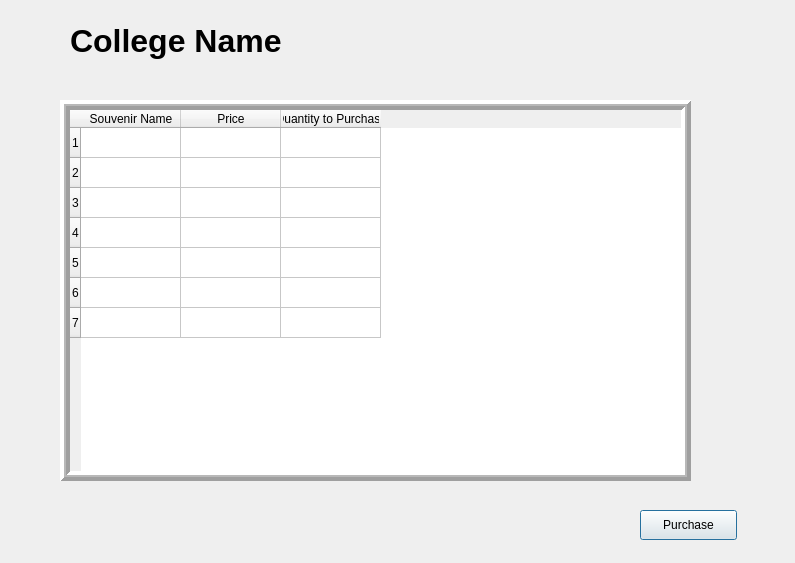
<?xml version="1.0" encoding="UTF-8"?>
<ui version="4.0">
 <class>VisitCollegeWindow</class>
 <widget class="QDialog" name="VisitCollegeWindow">
  <property name="geometry">
   <rect>
    <x>0</x>
    <y>0</y>
    <width>795</width>
    <height>563</height>
   </rect>
  </property>
  <property name="windowTitle">
   <string>Dialog</string>
  </property>
  <widget class="QLabel" name="collegeNameLabel">
   <property name="geometry">
    <rect>
     <x>70</x>
     <y>10</y>
     <width>721</width>
     <height>61</height>
    </rect>
   </property>
   <property name="font">
    <font>
     <pointsize>24</pointsize>
     <bold>true</bold>
    </font>
   </property>
   <property name="text">
    <string>College Name</string>
   </property>
  </widget>
  <widget class="QTableWidget" name="souvenirAndPriceTable">
   <property name="geometry">
    <rect>
     <x>60</x>
     <y>100</y>
     <width>631</width>
     <height>381</height>
    </rect>
   </property>
   <property name="frameShape">
    <enum>QFrame::Box</enum>
   </property>
   <property name="frameShadow">
    <enum>QFrame::Raised</enum>
   </property>
   <property name="lineWidth">
    <number>4</number>
   </property>
   <property name="midLineWidth">
    <number>2</number>
   </property>
   <property name="rowCount">
    <number>7</number>
   </property>
   <property name="columnCount">
    <number>3</number>
   </property>
   <row/>
   <row/>
   <row/>
   <row/>
   <row/>
   <row/>
   <row/>
   <column>
    <property name="text">
     <string>Souvenir Name</string>
    </property>
   </column>
   <column>
    <property name="text">
     <string>Price</string>
    </property>
   </column>
   <column>
    <property name="text">
     <string>Quantity to Purchase</string>
    </property>
   </column>
  </widget>
  <widget class="QPushButton" name="purchaseButton">
   <property name="geometry">
    <rect>
     <x>640</x>
     <y>510</y>
     <width>97</width>
     <height>30</height>
    </rect>
   </property>
   <property name="text">
    <string>Purchase</string>
   </property>
  </widget>
 </widget>
 <resources/>
 <connections/>
</ui>
